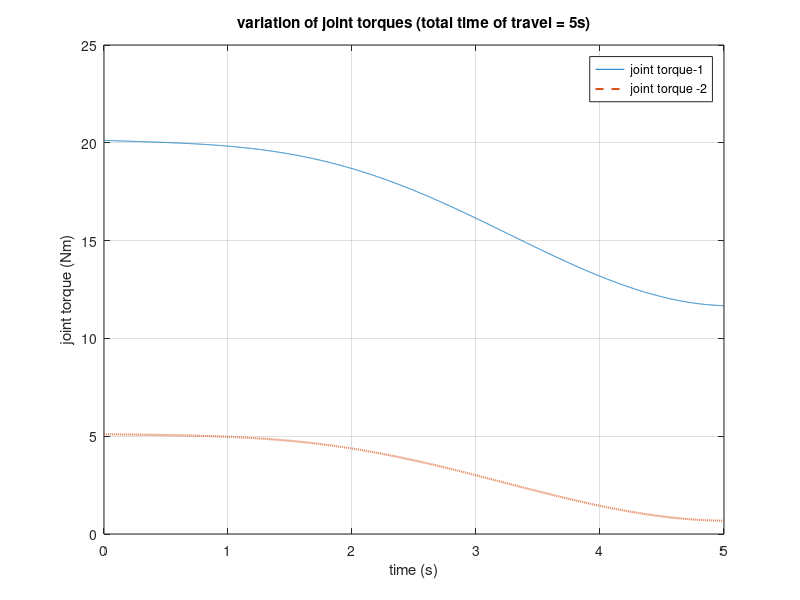
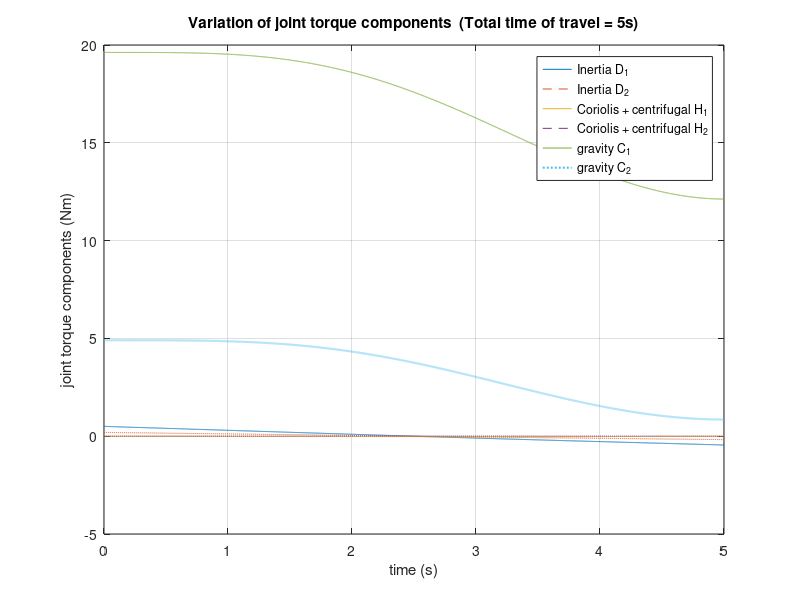
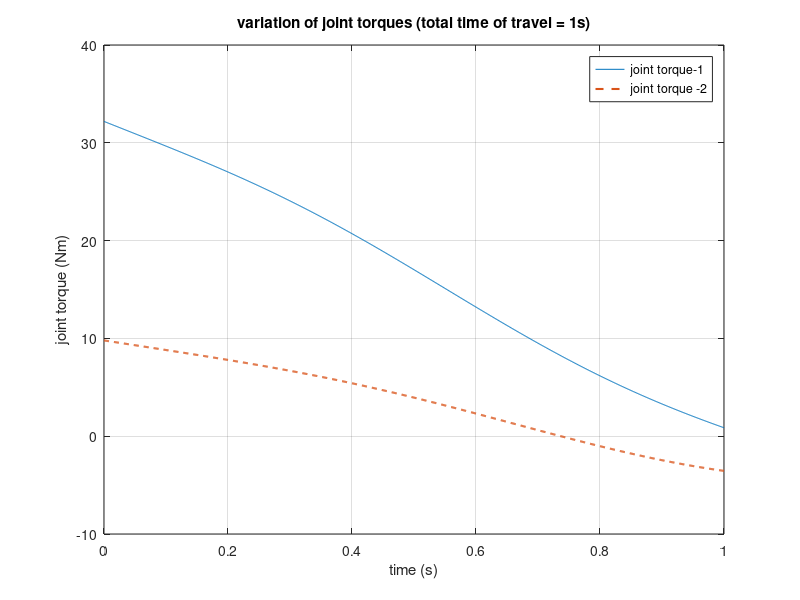
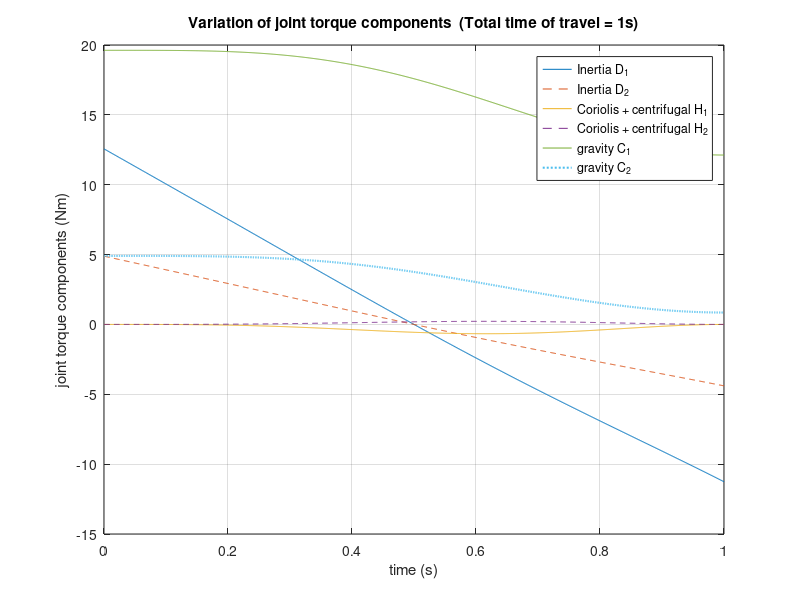

Source code (MATLAB) for these figures, in order:
clc;
clear all;
close all;
%%  inverse dyanmics calculation (to find joints torque using corresponding position, velocity, and accelaration)
% for 2- links manupulator L1=L2=L, theta_1 and theta_2
% steps stated below
% mass m1, m2
% length l
% g = 9.81 m/sec^2
% find initial and final postion of theta_1 and theta_2
% time of motion 
% trajectory (history)
% relation ship betbeen position, velocity, accelaration for each joints
% compute the polynomial theta_1 and theta_2  coefficients [a0,a1, a2, a3]
% at every instant of time (based on smapling time), find (theta, thetadot, thetadoubledot) for each joints anagles theta_1 and theta_2
% Put in dynamics equation
% tau = D(theta)*thetadoubledot+H(thetadot,theta)*thetadot+C(theta)
% plot tau1, tau2, joints torques , D,H, C, different compenents of tau for 3 different time instants.
% 




%% links mass
m1=1;   % unit kg
m2=1;  % unit kg


%% links length
l=1;  % unit length
%%gravational 
g=9.81; % m/sec^2


%% Declaring initail and final position of joint -1
theta0_1=0;
thetaf_1=40; % in deg
thetaf_1=thetaf_1*(pi/ 180);  % rad

%% Declaring initail and final position of joint -2
theta0_2=0;
thetaf_2=40; % in deg
thetaf_2=thetaf_2*(pi/180);   % rad

%%  storing the time for motion in a vector
t_f=[5,1,0.1];
%% declaring empty variables for for storing torque components due to inertia, coriolis, 
%and gravity terms and total torque
D=[];
H=[];
C=[];
tau=[];
time=[];
for i=1:length(t_f)
    % calculating the coefficients of the cubic polynomial for trajectory
    % genration for joint-1
    a0_1=theta0_1;
    a1_1=0;
    a2_1=(3/(t_f(i)^2))*(thetaf_1-theta0_1);
    a3_1=(-2/(t_f(i)^3))*(thetaf_1-theta0_1);
    % calculating the coefficients of the cubic polynomial for trajectory
    % genration for joint-2
    a0_2=theta0_2;
    a1_2=0;
    a2_2=(3/(t_f(i)^2))*(thetaf_2-theta0_2);
    a3_2=(-2/(t_f(i)^3))*(thetaf_2-theta0_2);
    for t=0:0.001:t_f(i)
        % calculating the joints position, velocity, and  accelaration for
        % joint -1
        theta1=a0_1+a1_1*t+a2_1*t^2+a3_1*t^3;
        theta1_dot=a1_1+2*a2_1*t+3*a3_1*t^2;
        theta1_dotdot=2*a2_1+6*a3_1*t;
        % for joint-2
        theta2=a0_2+a1_2*t+a2_2*t^2+a3_2*t^3;
        theta2_dot=a1_2+2*a2_2*t+3*a3_2*t^2;
        theta2_dotdot=2*a2_2+6*a3_2*t;
        
        %% calculating the components of joint torques
        D_term = [(1/3)*m1*l^2+(4/3)*m2*l^2+ m2*cos(theta2)*l^2   (1/3)*m2*l^2*cos(theta2);
                           (1/3)*m2*l^2 + (1/2)*m2*l^2*cos(theta2)   (1/3)*m2*l^2]...
                           *[theta1_dotdot; theta2_dotdot];
          H_term= [ (-1/2)*m2*sin(theta2)*l^2*theta2_dot^2-m2*sin(theta2)*l^2*theta1_dot*theta2_dot;
                                        (1/2)*m2*sin(theta2)*l^2*theta1_dot^2];
         C_term= [(1/2)*m1*g*l*cos(theta1) + (1/2)*m2*g*l*cos(theta1+theta2) + m2*g*l*cos(theta1);
                         (1/2)*m2*g*l*cos(theta1+theta2)];
                     %% calculating the joint torque
tau_current= D_term+H_term+C_term;
%% storing these for plotting later
D=[D,D_term];
H=[H,H_term];
C=[C,C_term];
tau=[tau, tau_current];
time=[time, t];
    

                                    
    end
    % plotting the results for current time of motion
    figure;
    plot (time,tau(1,:),time,tau(2,:), '--','linewidth',1.5);
    grid on;
    xlabel('time (s)');
    ylabel('joint torque (Nm)');
    title(['variation of joint torques (total time of travel = ', num2str(t_f(i)),'s)']);
    legend('joint torque-1','joint torque -2');
    saveas(gcf,sprintf('Joint_torques_Time%f.png',t_f(i)));
    figure;
    plot(time,D(1,:),time,D(2,:),'--',time,H(1,:),time,H(2,:),'--',time,C(1,:),time,C(2,:),':','linewidth',1.5);
    grid on;
    xlabel('time (s)');
    ylabel('joint torque components (Nm)');
    title(['Variation of joint torque components  (Total time of travel = ', num2str(t_f(i)), 's)']);
    legend('Inertia D_1','Inertia D_2', 'Coriolis + centrifugal H_1', 'Coriolis + centrifugal H_2','gravity C_1','gravity C_2');
    saveas (gcf,sprintf('Torque_components_time%f.png', t_f(i)));
    
    %% Reinitializing the storage variables for next run
    D=[];
    H=[];
    C=[];
    tau=[];
    time=[];
    
    
end
